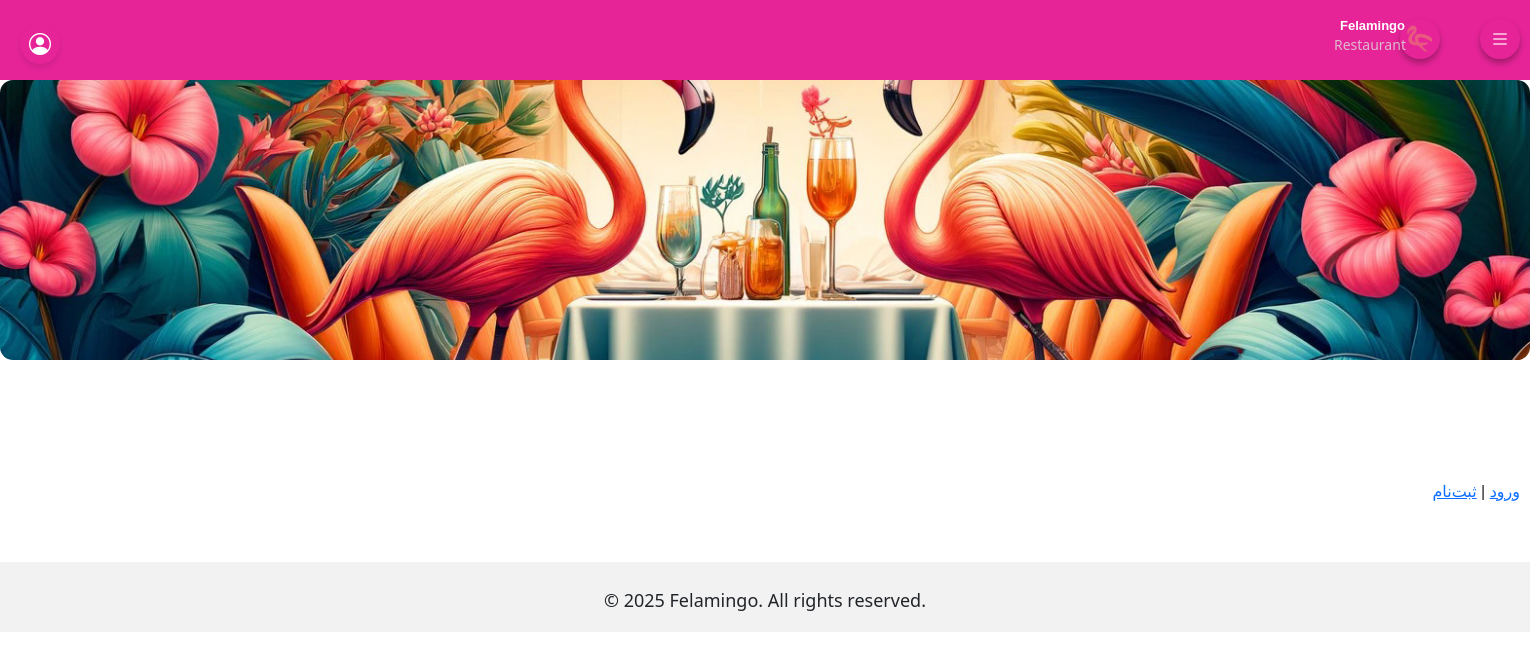
The app's page /, older data.
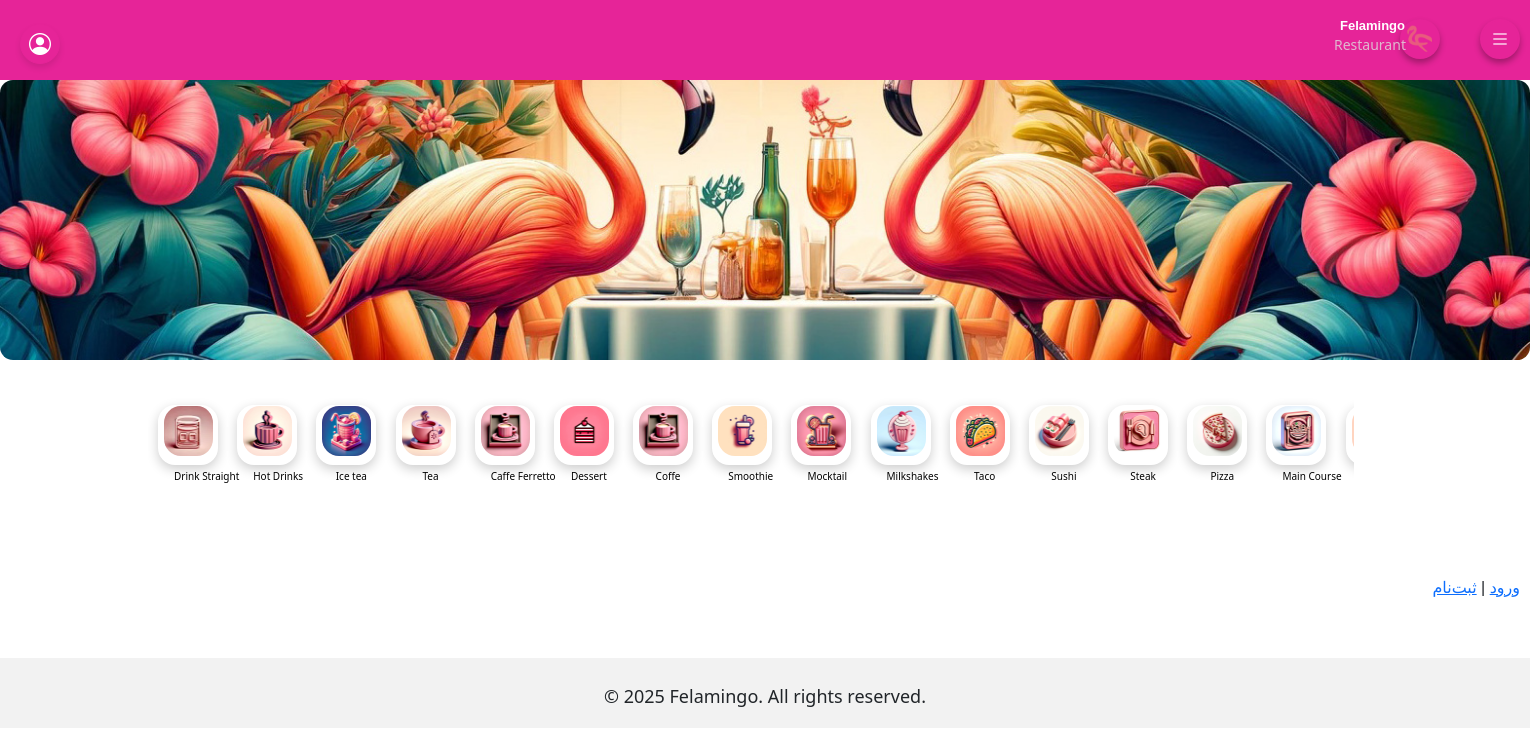
The same page, newer data.
### menu/models.py (models this page shows, shortened)
class Category(models.Model):
    name = models.CharField(max_length=100)
    image = models.ImageField(upload_to='categories/', default='categories/default.jpg')

### menu/views.py (the view)
# urls.py: path('' , menu_views.index , name='index'),
def index(request):
    available_products = Product.objects.filter(available = True)
    categories = Category.objects.all()
    context = {
        'available_products' : available_products,
        'categories' : categories,
    }
    return render(request ,'menu/index.html' , context)

### menu/templates/menu/index.html (shortened to what this page needs)
{% extends "menu/base.html" %}
    {% block content %}
        <div style="display: flex; flex-wrap: wrap; gap: 10px; justify-content: center; margin-top: 30px; padding-left: 148px; padding-right: 176px; padding-bottom: 40px;">
            <div class="scroolbar">
                {% for category in categories %}
                    <button class="food_items">
                        <img src="{{ category.image.url }}" alt="{{ category.name }}" class="category_images">
                            <p class="food_items_name">
                                {{ category.name }}
                            </p>
                    </button>
                {% endfor %}
            </div>
        </div>
    {% endblock %}
{% block food-items %}
    {% if request.user.is_authenticated %}
        <p style="text-align:right; margin: 10px; font-family: sans-serif;">
            خوش اومدی، {{ request.user.username }}! |
            <a href="{% url 'logout' %}">خروج</a>
        </p>
    {% else %}
        <p style="text-align:right; margin: 10px; font-family: sans-serif;">
            <a href="{% url 'login' %}">ورود</a> |
            <a href="{% url 'register' %}">ثبت‌نام</a>
        </p>
    {% endif %}
{% endblock %}

### menu/templates/menu/base.html (shortened to what this page needs)
{% load static %}
<!DOCTYPE html>
<html lang="en">
<head>
    <link href="https://cdn.jsdelivr.net/npm/bootstrap@5.3.5/dist/css/bootstrap.min.css" rel="stylesheet">
    <link rel="stylesheet" href="https://cdn.jsdelivr.net/npm/bootstrap-icons@1.11.3/font/bootstrap-icons.min.css">
</head>
<body>
    <header>
        <br>
        <div class="percon_div">
            <i class="bi bi-person-circle percon_color"></i>
        </div>
        <div class="felamingi_div">
            <img src="{% static 'images/57ab3c9f9def4ef88780f002c1edd23f.png' %}" alt="felamingo_picture" class="felamingo_picture">
        </div>
        <h5 class="text_felamingo">Felamingo</h5>
        <p class="text">Restaurant</p>
        <button class="bi bi-list hamburger_button"></button>
        <br>
    </header>
    <div class="main_picture_wrapper">
        <img src="{% static 'images/8885b9930acd4459972bc4e73ca7cbbb.jpg' %}" alt="felamingo_background" class="main_picture">
    </div>
{% block content %}
{% endblock %}
</body>
{% block food-items %}
{% endblock %}
<br>
<br>
<footer style="background-color: #f2f2f2; height: 70px; text-align: center; padding-top: 25px; font-size: large;">
  <p>© 2025 Felamingo. All rights reserved.</p>
</footer>
</html>

Row changes from the older to the newer data that the page shows:
added Category: image (picture), name "Drink Straight"
added Category: image (picture), name "Hot Drinks"
added Category: image (picture), name "Ice tea"
added Category: image (picture), name "Tea"
added Category: image (picture), name "Caffe Ferretto"
added Category: image (picture), name "Dessert"
added Category: image (picture), name "Coffe"
added Category: image (picture), name "Smoothie"
added Category: image (picture), name "Mocktail"
added Category: image (picture), name "Milkshakes"
added Category: image (picture), name "Taco"
added Category: image (picture), name "Sushi"
added Category: image (picture), name "Steak"
added Category: image (picture), name "Pizza"
added Category: image (picture), name "Main Course"
added Category: image (picture)
